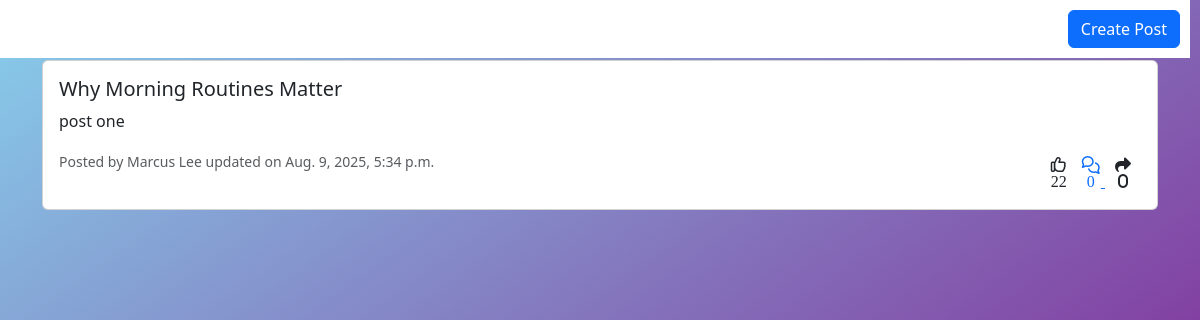
The page / on the database its author committed.
### blog/models.py (models this page shows, shortened)
class BlogPost(models.Model):
  blogpost_user = models.ForeignKey(User, on_delete=models.CASCADE, default=1)
  blogpost_title = models.CharField(max_length=200)
  blogpost_text = models.TextField()
  blogpost_author = models.CharField(max_length=50)
  blogpost_likes = models.IntegerField(default=0)
  blogpost_comments = models.IntegerField(default=0)
  blogpost_shares = models.IntegerField(default=0)
  blogpost_created_at = models.DateTimeField(default=timezone.now)

### blog/views.py (the view)
# urls.py: path('', views.home, name='bloghome'),
def home(request):
  blogposts = BlogPost.objects.all().order_by('-blogpost_created_at')
  current_user = request.user
  if request.method == 'POST':
    pk = request.POST['pk']
    post = BlogPost.objects.get(pk=pk)
    post.delete()
    messages.success(request, "Post deleted")
    return redirect('bloghome')
  return render(request, 'index.html', {'timestamp': timezone.now().timestamp(),'current_user': current_user, 'blogposts':blogposts})

### blog/templates/index.html (shortened to what this page needs)
{% extends 'base.html' %}
{% load static %}
{% block styles %}<link rel="stylesheet" href="{% static 'css/index.css' %}?v={{timestamp}}" /> {% endblock %}
{% block content %}
<section class="list-posts">
  <div class="text-end" id="create-post-btn-container">
    <a href="{% url 'dashboard_home' %}" class="btn btn-primary">Create Post</a>
  </div>
  <div class="container" id="blog-posts">
    {% if blogposts %}
      {% for post in blogposts %}
      <div class="card mt-2">
        <div class="card-body">
          <div class="row justify-content-between">
            <div>
              <h5 class="card-title">{{ post.blogpost_title }}</h5>
            </div>
          </div>
          <p class="card-text">{{ post.blogpost_text }}</p>
          <div class="row">
            <div class="col-lg-6 col-md-6 col-12">
              <p class="card-text"><small class="text-muted">Posted by {{ post.blogpost_author }} on {{ post.blogpost_created_at }}</small></p>
            </div>
            <div class="col-lg-6 col-md-6 col-12 text-lg-end text-md-end mt-2">
               <span class="me-2" ><i class="fa-regular fa-thumbs-up cursor-pointer" data-id="{{ post.pk }}" id="likes"> {{ post.blogpost_likes}}</i></span>
              <span class="me-2">
                <a href="{% url 'blog_comment' post.pk %}">
                  <i class="fa-regular fa-comments cursor-pointer" data-id="{{ post.pk }}" id="comments">{{ post.blogpost_comments}} </i>
                </a>
              </span>
              <span class="me-2"><i class="fa fa-share cursor-pointer" data-id="{{ post.pk }}" id="share">{{ post.blogpost_shares}} </i>  </span>
            </div>
          </div>
        </div>
      </div>
      {% endfor %}
      {% else %}
        <div class="card p-2">
          No posts found. Create post
        </div>
    {% endif %}
</section>
{% endblock %}

### blog/static/css/index.css (style rules this page uses)
#create-post-btn-container { position: fixed; z-index: 1; background-color: white; width: 100%; right: 10px; top: 0; padding: 10px; margin-bottom: 50px; }
#blog-posts { margin-top: 60px; }
.cursor-pointer { cursor:pointer; }
* { padding: 0; margin: 0; }
body { background-image: linear-gradient(to bottom right, skyblue, purple); background-size: cover; background-repeat: no-repeat; height: 100dvh; width: 100%; }

### rows shown on the page
BlogPost: blogpost_title "Why Morning Routines Matter", blogpost_text "post one", blogpost_author "Marcus Lee updated", blogpost_created_at "Aug. 9, 2025, 5:34 p.m.", blogpost_likes "22", blogpost_comments "0", blogpost_shares "0"
